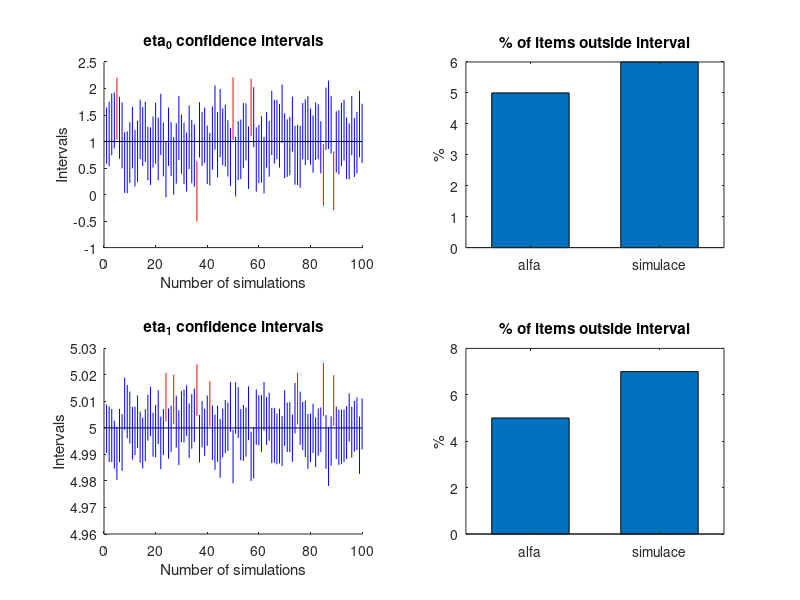
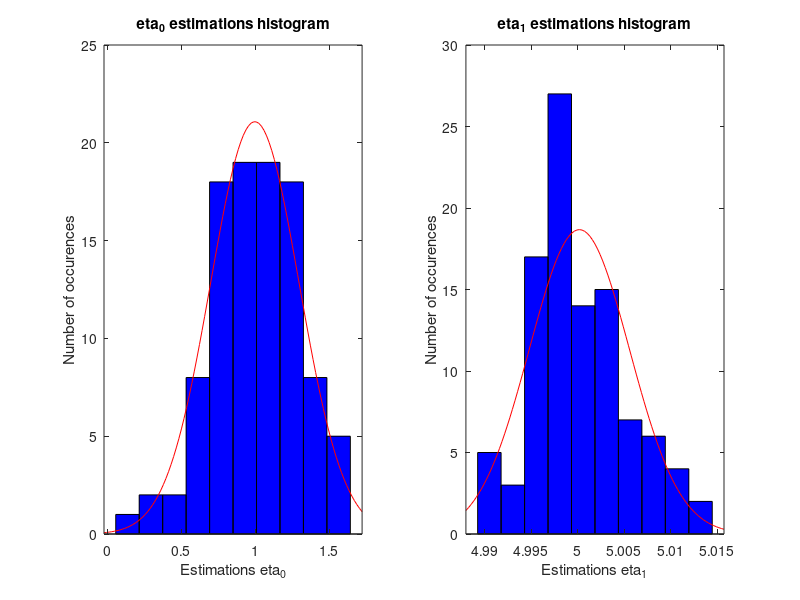

MATLAB code to generate these figures, in order: (Note: this script raises an error after producing the figures.)
%% KMA/MME Linear regression

% Clear Sequence
clear all, close all %#ok<CLALL>

% Wait 0.01s (sometimes, clear all does not delete everything)
pause(0.01)

%% Initialize parameters

% Number of simulations
pocetSimulaci = 100;

% Create line and count number of data points n
x = 1:100; n = length(x);

% Choose real beta, sigma2 (rozptyl) & alpha
beta = [1, 5]; sigma2 = 2; alpha = 0.05;

% Regression Matrix X and Dependent variable Y (vysvetlovana promenna)
X = [ones(n, 1), x']; Y = X * beta';

% Preallocations
b = zeros(pocetSimulaci, 2);

% Lower & upper estimations
b_lower = zeros(pocetSimulaci, 2); b_upper = zeros(pocetSimulaci, 2);

% Variance estimation for each simulation
s2 = zeros(pocetSimulaci, 2);

% Number of estimations outside interval
pocetMimoBeta0 = 0; pocetMimoBeta1 = 0;

% Color for plot
barva = char(pocetSimulaci, 2);

%% Simulation

for i = 1:pocetSimulaci

    %Rezidua s normalnim rozdelenim N(0;2)
	epsilon = randn(n, 1) * sqrt(sigma2);
	y = Y + epsilon;

    % Perform linear regression
	[btemp, bint] = regress(y, X);
    b(i,:) = btemp';
    
    % vypocet rezidui
	e = y - X * b(i,:)';
    
    % rezidualni soucet ctvercu pres euklidovskou normu 
	RSE = norm(e)^2;
    
    % odhad rezidualniho rozptylu
	s2(i) = RSE/(n-2);
    
    Yhat = X*b(i,:)';
    resid2 = Y - Yhat;
    
	%Intervalove odhady pro regresni koeficienty Beta 0 a Beta 1
	b_lower(i, : ) = bint(:,1)';
	b_upper(i, : ) = bint(:,2)';

	if((beta(1) < b_lower(i,1)) || (beta(1) > b_upper(i,1)))
		barva(i, 1) = 'r';
		pocetMimoBeta0 = pocetMimoBeta0 + 1;
	else 
		barva(i, 1) = 'b';
	end

	if((beta(2) < b_lower(i,2)) || (beta(1) > b_upper(i,2)))
		barva(i, 2) = 'r';
		pocetMimoBeta1 = pocetMimoBeta1 + 1;
	else 
		barva(i, 2) = 'b';
	end

end

%% Plot

% Initialize figure
figure(1);

% Plot Beta 1

subplot(2,2,1)
line([0 pocetSimulaci], [beta(1) beta(1)], 'color', 'k')

for j=1:pocetSimulaci
	line([j j], [b_upper(j,1) b_lower(j,1)], 'color', barva(j, 1))
end

title("\beta_0 confidence intervals")
xlabel("Number of simulations"); ylabel("Intervals");

subplot(2,2,2)
bar([alpha * 100, pocetMimoBeta0 / pocetSimulaci * 100], 0.6);

set(gca, 'XTick', 1:2, 'XTickLabel', {'alfa', 'simulace'});
title('% of items outside interval'); ylabel('%');

% Plot Beta 2

subplot(2, 2, 3);
line([0 pocetSimulaci], [beta(2) beta(2)], 'color', 'k');

for j = 1:pocetSimulaci
	line([j j], [b_upper(j,2) b_lower(j,2)], 'color', barva(j, 2));
end

title("\beta_1 confidence intervals");
xlabel("Number of simulations"); ylabel("Intervals");

subplot(2,2,4)
bar([alpha * 100, pocetMimoBeta1 / pocetSimulaci * 100], 0.6);

set(gca, 'XTick', 1:2, 'XTickLabel', {'alfa', 'simulace'});
title('% of items outside interval'); ylabel('%');

saveas(gcf, 'fig1', 'epsc') % Save fig1

%% Normal distribution of Estimations

figure(2);
subplot(1,2,1); histfit(b(:,1));
title("\beta_0 estimations histogram");
xlabel("Estimations \beta_0"); ylabel("Number of occurences");

subplot(1,2,2); histfit(b(:,2));
title("\beta_1 estimations histogram");
xlabel("Estimations \beta_1"); ylabel("Number of occurences");

saveas(gcf, 'fig2', 'epsc') % Save fig2

%% Statistical tests of composite normality

% Lilliefors test
[h1, p1] = lillietest(b(:, 1));

% Jarque - Bera test
[h2, p2] = jbtest(b(:, 1));

% Chi2 test
[h3, p3] = chi2gof(b(:, 1));

% Print results
disp([h1 h2 h3]); disp([p1 p2 p3]);

%% Estimation Convergence to theoretical values for growing number of data

clear x n X Y epsilon b e RSE
N = 500; b = nan(N, 2);

for i = 1:N
    
    % Create line and count number of data points n
	x = 1:i*100; n = length(x);
    
    % Regression Matrix X and Dependent variable Y (vysvetlovana promenna)
	X = [ones(n,1), x']; Y = X*beta';
    
    % Residuals with N(0; 2)
	epsilon = randn(n, 1) * sqrt(sigma2);
	
    % Perform linear regression
    [btemp, bint] = regress(Y + epsilon, X); b(i,:) = btemp';
    
end

figure(3);
osax = (1:N)*100;

% Beta 0
subplot(1,2,1);

plot(osax, b(:,1), 'rx'); line([0 N*100], [beta(1) beta(1)]);
title("Estimation convergence \beta_0");
xlabel("No of Simulations"); ylabel("Confidence intervals");

% Beta 1
subplot(1,2,2);

plot(osax, b(:,2), 'rx'); line([0 N*100], [beta(2) beta(2)]);
title("Estimation convergence \beta_1");
xlabel("No of Simulations"); ylabel("Confidence intervals");

saveas(gcf, 'fig3', 'epsc') % Save fig3

% End of Script
